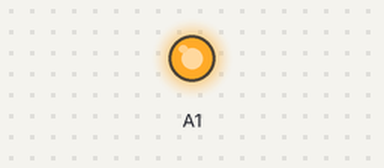
Simulated run of this sketch. Board: Arduino Uno, built with avr-gcc and run on an emulated ATmega328P. Shown: output pins drawn as LEDs (lit = HIGH). What the sketch prints to the serial monitor is not drawn.

Above: at 0.5 s.
At 6.0 s:
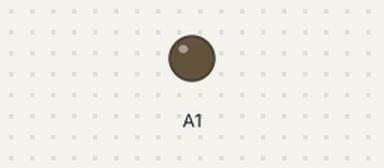
Timing chart, 0 to 14.3 s (numbered marks = the images above):
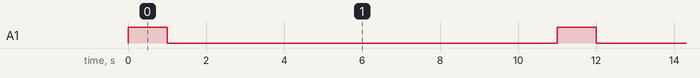

Measured:
- by itself, A1: alternates HIGH for 1.0 s and LOW for 10.0 s

The sketch:

com_test.ino
```cpp
void setup() {
  // put your setup code here, to run once:
  pinMode(A1, OUTPUT);
  Serial.begin(9600);
}

int temp=1;
int humid=10;


void loop() {
  // put your main code here, to run repeatedly:
  Serial.print(temp);
  digitalWrite(A1, HIGH);
  temp++;
  Serial.print("\t");
  Serial.print(humid);
  humid++;
  Serial.println("\t");
  delay(1000);
  digitalWrite(A1, LOW);
  delay(10000);
}
```
